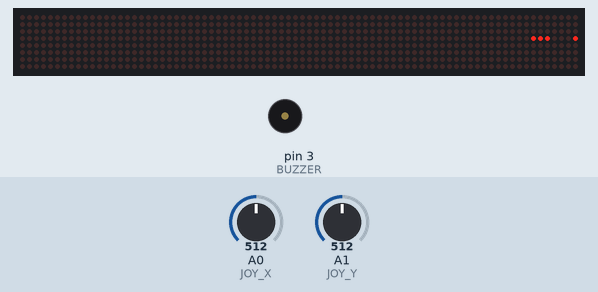
Recording of a sketch running on a simulated Arduino Uno, built with avr-gcc and run on an emulated ATmega328P. On the bench: 80×8 LED matrix, buzzer (waves = sounding). The inputs (shaded band) are chosen by the test bench; at power-on: A1 (JOY_Y) = 512, A0 (JOY_X) = 512. Random numbers use the default seed unless the sketch sets one.

Above: at 1.2 s.
1.3 s: A1 (JOY_Y) set to 682
At 1.76 s:
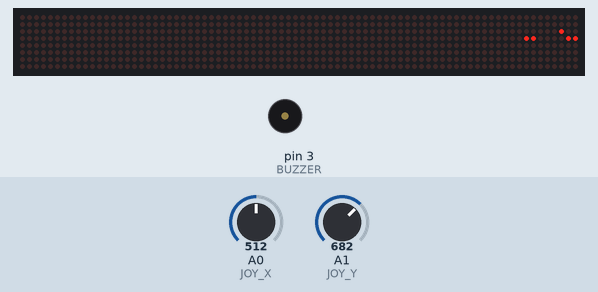
4.0 s: A1 (JOY_Y) set to 716
At 4.59 s:
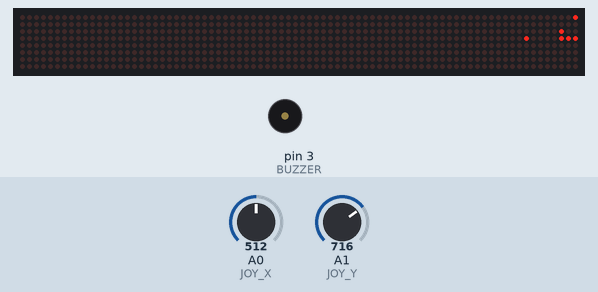
6.5 s: A0 (JOY_X) set to 688
9.5 s: A0 (JOY_X) set to 709
12.5 s: A1 (JOY_Y) set to 312
At 12.76 s:
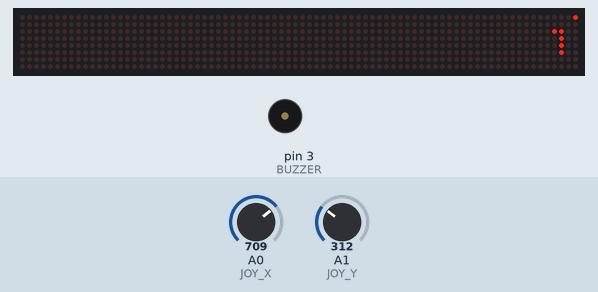
15.0 s: A1 (JOY_Y) set to 290
At 15.48 s:
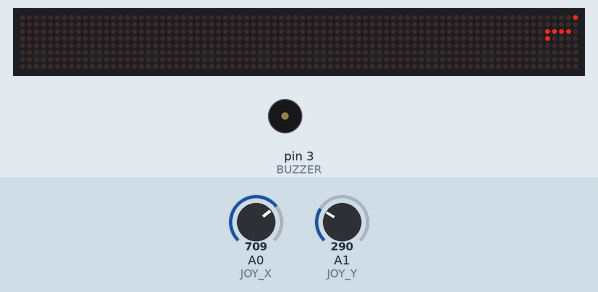
Timing chart, 0 to 22.8 s (numbered marks = the images above; inputs shaded):
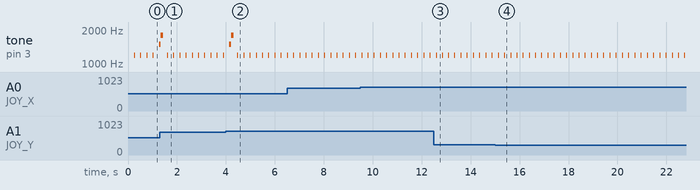

Measured:
- the behaviour switches between 700 and 701 on A1 (JOY_Y) (found by bisection; images 1 and 2)
- the behaviour switches between 300 and 299 on A1 (JOY_Y) (found by bisection; images 3 and 4)
- by itself, tone on pin 3 (BUZZER): alternates 1200 Hz for 0.02 s and silent for 0.24 s

The sketch:

Arduino_Snake_Game.ino
```cpp
/*
===========================================================
 PROJECT TITLE  : Arduino Snake Game (Nokia Style)

 DESCRIPTION:
 A classic Snake game inspired by old Nokia phones,
 built using an 8x8 LED Matrix (MAX7219).

 The snake is controlled using a KY-023 joystick,
 and a buzzer is used to provide sound effects for
 movement, eating food, and game over events.

 This project is beginner-friendly and perfect for
 learning Arduino game logic, display control, and
 input handling.

===========================================================
 FEATURES:
 - Smooth snake movement
 - Screen wrapping (no walls, classic style)
 - Food spawning system
 - Snake grows when eating food
 - Self-collision detection (Game Over)
 - Sound effects:
    • Movement beep (short tick)
    • Eat sound (higher tone reward)
    • Game over sound (descending tone)
 - Game Over animation:
    • Explosion effect
    • Big "X" display

===========================================================
 COMPONENTS REQUIRED:
 - Arduino UNO / Nano
 - MAX7219 8x8 LED Matrix Module
 - KY-023 Joystick Module
 - Buzzer (Active or Passive)
 - Jumper Wires

===========================================================
 WIRING CONNECTIONS:

 MAX7219 LED Matrix:
   VCC  -> 5V
   GND  -> GND
   DIN  -> D11
   CS   -> D10
   CLK  -> D13

 Joystick KY-023:
   VRx  -> A0
   VRy  -> A1
   SW   -> D2 (optional, not used)
   VCC  -> 5V
   GND  -> GND

 Buzzer:
   (+)  -> D3
   (-)  -> GND

===========================================================
 LIBRARIES REQUIRED:
 - MD_MAX72XX by MajicDesigns
 - SPI (built-in)

 Install via Arduino Library Manager.

===========================================================
*/

// ================= LIBRARIES =================
#include <MD_MAX72xx.h>
#include <SPI.h>

// ================= MAX7219 CONFIG =================
#define HARDWARE_TYPE MD_MAX72XX::FC16_HW
#define MAX_DEVICES   1

#define DATA_PIN 11
#define CLK_PIN  13
#define CS_PIN   10

MD_MAX72XX mx = MD_MAX72XX(HARDWARE_TYPE, DATA_PIN, CLK_PIN, CS_PIN);

// ================= PIN CONFIG =================
#define JOY_X   A0
#define JOY_Y   A1
#define BUZZER  3

// ================= GAME CONFIG =================
const int GRID_SIZE  = 8;
const int MAX_LENGTH = 64;

int snakeX[MAX_LENGTH];
int snakeY[MAX_LENGTH];
int snakeLength = 3;

int dirX = 1; // initial direction (right)
int dirY = 0;

int foodX, foodY;

bool isGameOver = false;

unsigned long lastMoveTime = 0;
int moveInterval = 250; // speed control

// ===========================================================
// SETUP FUNCTION
// ===========================================================
void setup() {
  mx.begin();
  mx.control(MD_MAX72XX::INTENSITY, 5);
  mx.clear();

  pinMode(BUZZER, OUTPUT);

  randomSeed(analogRead(0));

  resetGame();
}

// ===========================================================
// MAIN LOOP
// ===========================================================
void loop() {
  if (isGameOver) {
    showGameOverScreen();
    delay(2000);
    resetGame();
    return;
  }

  readJoystick();

  // control movement speed
  if (millis() - lastMoveTime > moveInterval) {
    updateSnake();
    lastMoveTime = millis();
  }

  renderDisplay();
}

// ===========================================================
// RESET GAME STATE
// ===========================================================
void resetGame() {
  snakeLength = 3;

  // initial position
  snakeX[0] = 3; snakeY[0] = 3;
  snakeX[1] = 2; snakeY[1] = 3;
  snakeX[2] = 1; snakeY[2] = 3;

  dirX = 1;
  dirY = 0;

  spawnFood();
  isGameOver = false;
}

// ===========================================================
// SPAWN FOOD
// ===========================================================
void spawnFood() {
  foodX = random(0, GRID_SIZE);
  foodY = random(0, GRID_SIZE);
}

// ===========================================================
// JOYSTICK CONFIGURATION (PRO STYLE)
// Adjust these values if your joystick direction feels reversed
//
// 1  = Normal direction
// -1 = Inverted direction
// ===========================================================
int invertX = 1; // change to -1 if LEFT/RIGHT feels correct
int invertY = -1; // change to 1 if UP/DOWN feels correct


// ===========================================================
// READ JOYSTICK INPUT
// Flexible control using invert variables
// ===========================================================
void readJoystick() {
  int x = analogRead(JOY_X);
  int y = analogRead(JOY_Y);

  // ==============================
  // HORIZONTAL MOVEMENT (X AXIS)
  // ==============================
  if (x < 300 && dirX == 0) {
    dirX = -1 * invertX;
    dirY = 0;
  }
  else if (x > 700 && dirX == 0) {
    dirX = 1 * invertX;
    dirY = 0;
  }

  // ==============================
  // VERTICAL MOVEMENT (Y AXIS)
  // ==============================
  if (y < 300 && dirY == 0) {
    dirX = 0;
    dirY = -1 * invertY;
  }
  else if (y > 700 && dirY == 0) {
    dirX = 0;
    dirY = 1 * invertY;
  }
}

// ===========================================================
// SOUND EFFECTS
// ===========================================================

// movement sound (short tick)
void playMoveSound() {
  tone(BUZZER, 1200, 15);
}

// eating sound (reward tone)
void playEatSound() {
  tone(BUZZER, 1500, 80);
  delay(80);
  tone(BUZZER, 1800, 100);
}

// game over sound (descending tone)
void playGameOverSound() {
  for (int freq = 800; freq >= 300; freq -= 50) {
    tone(BUZZER, freq, 50);
    delay(50);
  }
}

// ===========================================================
// UPDATE SNAKE LOGIC
// ===========================================================
void updateSnake() {
  playMoveSound(); // sound each movement

  int newX = snakeX[0] + dirX;
  int newY = snakeY[0] + dirY;

  // screen wrapping
  if (newX < 0) newX = 7;
  if (newX > 7) newX = 0;
  if (newY < 0) newY = 7;
  if (newY > 7) newY = 0;

  // self collision detection
  for (int i = 0; i < snakeLength; i++) {
    if (snakeX[i] == newX && snakeY[i] == newY) {
      isGameOver = true;
      return;
    }
  }

  // move body
  for (int i = snakeLength; i > 0; i--) {
    snakeX[i] = snakeX[i - 1];
    snakeY[i] = snakeY[i - 1];
  }

  // update head
  snakeX[0] = newX;
  snakeY[0] = newY;

  // check food
  if (newX == foodX && newY == foodY) {
    snakeLength++;
    playEatSound();
    spawnFood();
  }
}

// ===========================================================
// RENDER DISPLAY
// ===========================================================
void renderDisplay() {
  mx.clear();

  // draw snake
  for (int i = 0; i < snakeLength; i++) {
    mx.setPoint(snakeY[i], snakeX[i], true);
  }

  // draw food
  mx.setPoint(foodY, foodX, true);

  mx.update();
}

// ===========================================================
// GAME OVER SCREEN + ANIMATION
// ===========================================================
void showGameOverScreen() {
  playGameOverSound();

  byte frame1[8] = {
    B00000000,
    B00100100,
    B00011000,
    B00111100,
    B00111100,
    B00011000,
    B00100100,
    B00000000
  };

  byte frame2[8] = {
    B00100100,
    B00000000,
    B01111110,
    B00111100,
    B00111100,
    B01111110,
    B00000000,
    B00100100
  };

  byte Xpattern[8] = {
    B10000001,
    B01000010,
    B00100100,
    B00011000,
    B00011000,
    B00100100,
    B01000010,
    B10000001
  };

  // explosion animation
  for (int i = 0; i < 8; i++) mx.setRow(i, frame1[i]);
  mx.update();
  delay(150);

  for (int i = 0; i < 8; i++) mx.setRow(i, frame2[i]);
  mx.update();
  delay(150);

  // show big X
  for (int i = 0; i < 8; i++) mx.setRow(i, Xpattern[i]);
  mx.update();
}
```
